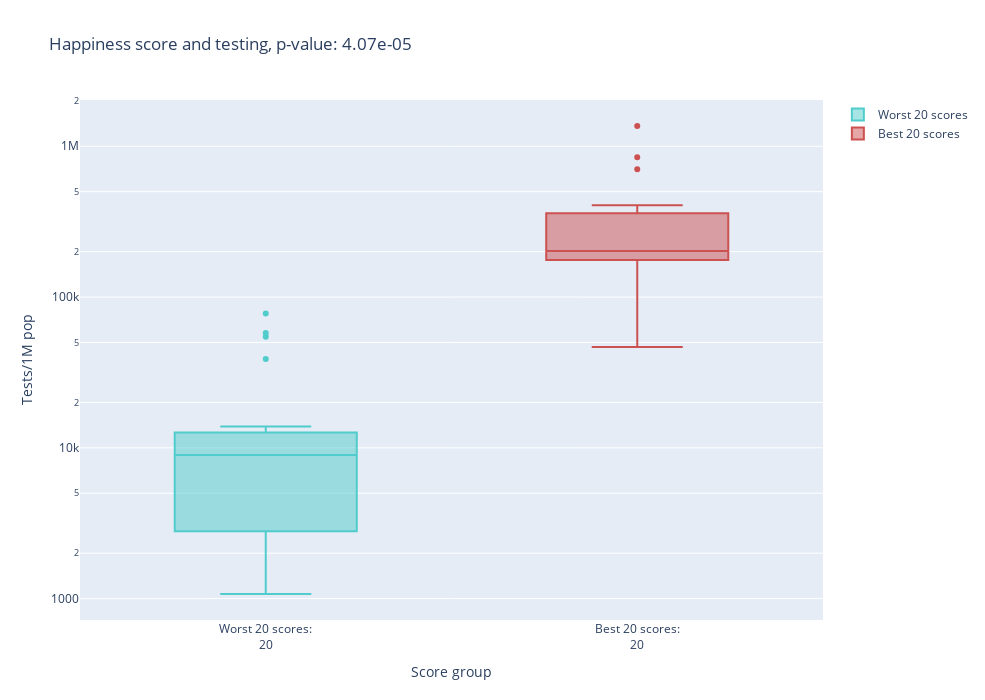
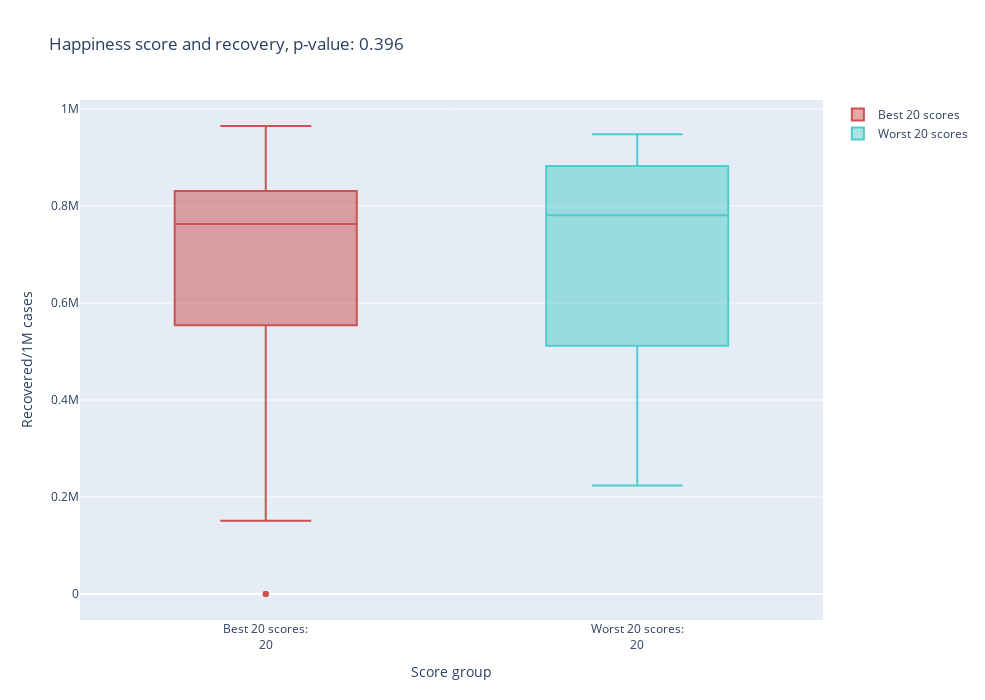
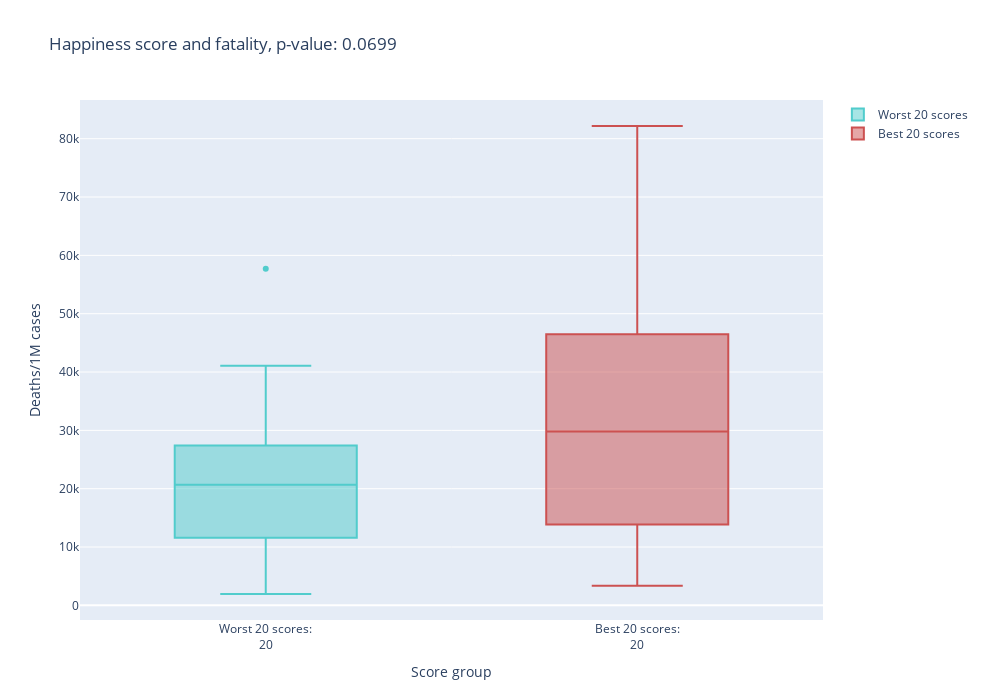

Notebook source saved alongside these figures, in order:
### Code cell
pvals = []
for i in range(len(var_col)):
    fig, p = basic_boxes(df2, "Score group", var_col[i], title= "Happiness score"+titles[i], 
            height=700, width=985, info = "Country/Region", palette=rank_palette)
    pvals.append(p)
    if to_log[i]:
        fig.update_yaxes(type='log')
    fig.show()

### Figure 1 — Plotly figure (JSON) as saved in the notebook; plotly's stock layout.template omitted (floating-point values rounded to 4 significant figures)
{"data": [{"marker": {"color": "rgb(81,204,204)"}, "name": "Worst 20 scores", "text": ["Mali", "Sri Lanka", "Myanmar", "Ukraine", "Ethiopia", "Uganda", "Egypt", "Zambia", "Togo", "India", "Madagascar", "Lesotho", "Burundi", "Zimbabwe", "Haiti", "Botswana", "Malawi", "Rwanda", "Afghanistan", "South Sudan"], "type": "box", "x": ["Worst 20 scores", "Worst 20 scores", "Worst 20 scores", "Worst 20 scores", "Worst 20 scores", "Worst 20 scores", "Worst 20 scores", "Worst 20 scores", "Worst 20 scores", "Worst 20 scores", "Worst 20 scores", "Worst 20 scores", "Worst 20 scores", "Worst 20 scores", "Worst 20 scores", "Worst 20 scores", "Worst 20 scores", "Worst 20 scores", "Worst 20 scores", "Worst 20 scores"], "y": [2762, 13837, 6107, 54559, 11303, 10707, 1313, 8910, 11421, 57810, 2621, 9050, 3132, 10736, 2528, 77875, 2829, 38874, 2868, 1073]}, {"marker": {"color": "rgb(204,81,81)"}, "name": "Best 20 scores", "text": ["Finland", "Denmark", "Norway", "Iceland", "Netherlands", "Switzerland", "Sweden", "New Zealand", "Canada", "Austria", "Australia", "Costa Rica", "Israel", "Luxembourg", "UK", "Ireland", "Germany", "Belgium", "USA", "Czechia"], "type": "box", "x": ["Best 20 scores", "Best 20 scores", "Best 20 scores", "Best 20 scores", "Best 20 scores", "Best 20 scores", "Best 20 scores", "Best 20 scores", "Best 20 scores", "Best 20 scores", "Best 20 scores", "Best 20 scores", "Best 20 scores", "Best 20 scores", "Best 20 scores", "Best 20 scores", "Best 20 scores", "Best 20 scores", "Best 20 scores", "Best 20 scores"], "y": [195620, 704540, 198039, 845519, 151834, 163446, 164248, 196481, 201590, 188281, 304769, 46658, 405963, 1363037, 380495, 251462, 202724, 293269, 338637, 136017]}], "layout": {"height": 700, "title": {"text": "Happiness score and testing, p-value: 4.07e-05"}, "width": 985, "xaxis": {"ticktext": ["Best 20 scores:<br>20", "Worst 20 scores:<br>20"], "tickvals": ["Best 20 scores", "Worst 20 scores"], "title": {"text": "Score group"}}, "yaxis": {"title": {"text": "Tests/1M pop"}, "type": "log"}}}

### Figure 2 — Plotly figure (JSON) as saved in the notebook; plotly's stock layout.template omitted (floating-point values rounded to 4 significant figures)
{"data": [{"marker": {"color": "rgb(204,81,81)"}, "name": "Best 20 scores", "text": ["Finland", "Denmark", "Norway", "Iceland", "Netherlands", "Switzerland", "Sweden", "New Zealand", "Canada", "Austria", "Australia", "Costa Rica", "Israel", "Luxembourg", "UK", "Ireland", "Germany", "Belgium", "USA", "Czechia"], "type": "box", "x": ["Best 20 scores", "Best 20 scores", "Best 20 scores", "Best 20 scores", "Best 20 scores", "Best 20 scores", "Best 20 scores", "Best 20 scores", "Best 20 scores", "Best 20 scores", "Best 20 scores", "Best 20 scores", "Best 20 scores", "Best 20 scores", "Best 20 scores", "Best 20 scores", "Best 20 scores", "Best 20 scores", "Best 20 scores", "Best 20 scores"], "y": [756900.0, 769300.0, 770300.0, 771800.0, 0, 818900.0, 0, 965000.0, 843400.0, 798800.0, 916900.0, 568400.0, 750500.0, 873200.0, 0, 606100.0, 865600.0, 151100.0, 635700.0, 539800.0]}, {"marker": {"color": "rgb(81,204,204)"}, "name": "Worst 20 scores", "text": ["Mali", "Sri Lanka", "Myanmar", "Ukraine", "Ethiopia", "Uganda", "Egypt", "Zambia", "Togo", "India", "Madagascar", "Lesotho", "Burundi", "Zimbabwe", "Haiti", "Botswana", "Malawi", "Rwanda", "Afghanistan", "South Sudan"], "type": "box", "x": ["Worst 20 scores", "Worst 20 scores", "Worst 20 scores", "Worst 20 scores", "Worst 20 scores", "Worst 20 scores", "Worst 20 scores", "Worst 20 scores", "Worst 20 scores", "Worst 20 scores", "Worst 20 scores", "Worst 20 scores", "Worst 20 scores", "Worst 20 scores", "Worst 20 scores", "Worst 20 scores", "Worst 20 scores", "Worst 20 scores", "Worst 20 scores", "Worst 20 scores"], "y": [778300.0, 927700.0, 295400.0, 439800.0, 428200.0, 566400.0, 939000.0, 948100.0, 750800.0, 846900.0, 941500.0, 550200.0, 918300.0, 806200.0, 792100.0, 223800.0, 783700.0, 662800.0, 834000.0, 473200.0]}], "layout": {"height": 700, "title": {"text": "Happiness score and recovery, p-value: 0.396"}, "width": 985, "xaxis": {"ticktext": ["Best 20 scores:<br>20", "Worst 20 scores:<br>20"], "tickvals": ["Best 20 scores", "Worst 20 scores"], "title": {"text": "Score group"}}, "yaxis": {"title": {"text": "Recovered/1M cases"}}}}

### Figure 3 — Plotly figure (JSON) as saved in the notebook; plotly's stock layout.template omitted (floating-point values rounded to 4 significant figures)
{"data": [{"marker": {"color": "rgb(81,204,204)"}, "name": "Worst 20 scores", "text": ["Mali", "Sri Lanka", "Myanmar", "Ukraine", "Ethiopia", "Uganda", "Egypt", "Zambia", "Togo", "India", "Madagascar", "Lesotho", "Burundi", "Zimbabwe", "Haiti", "Botswana", "Malawi", "Rwanda", "Afghanistan", "South Sudan"], "type": "box", "x": ["Worst 20 scores", "Worst 20 scores", "Worst 20 scores", "Worst 20 scores", "Worst 20 scores", "Worst 20 scores", "Worst 20 scores", "Worst 20 scores", "Worst 20 scores", "Worst 20 scores", "Worst 20 scores", "Worst 20 scores", "Worst 20 scores", "Worst 20 scores", "Worst 20 scores", "Worst 20 scores", "Worst 20 scores", "Worst 20 scores", "Worst 20 scores", "Worst 20 scores"], "y": [41080.0, 3701.0, 23640.0, 19240.0, 15480.0, 9147.0, 57690.0, 22140.0, 25890.0, 15500.0, 14060.0, 23170.0, 1946.0, 28900.0, 25940.0, 5044.0, 31070.0, 5958.0, 37190.0, 18340.0]}, {"marker": {"color": "rgb(204,81,81)"}, "name": "Best 20 scores", "text": ["Finland", "Denmark", "Norway", "Iceland", "Netherlands", "Switzerland", "Sweden", "New Zealand", "Canada", "Austria", "Australia", "Costa Rica", "Israel", "Luxembourg", "UK", "Ireland", "Germany", "Belgium", "USA", "Czechia"], "type": "box", "x": ["Best 20 scores", "Best 20 scores", "Best 20 scores", "Best 20 scores", "Best 20 scores", "Best 20 scores", "Best 20 scores", "Best 20 scores", "Best 20 scores", "Best 20 scores", "Best 20 scores", "Best 20 scores", "Best 20 scores", "Best 20 scores", "Best 20 scores", "Best 20 scores", "Best 20 scores", "Best 20 scores", "Best 20 scores", "Best 20 scores"], "y": [32330.0, 21930.0, 18930.0, 3356.0, 46000.0, 37150.0, 62520.0, 13480.0, 56510.0, 16730.0, 32930.0, 12000.0, 6452.0, 14230.0, 82180.0, 46950.0, 31570.0, 77280.0, 28020.0, 9045.0]}], "layout": {"height": 700, "title": {"text": "Happiness score and fatality, p-value: 0.0699"}, "width": 985, "xaxis": {"ticktext": ["Best 20 scores:<br>20", "Worst 20 scores:<br>20"], "tickvals": ["Best 20 scores", "Worst 20 scores"], "title": {"text": "Score group"}}, "yaxis": {"title": {"text": "Deaths/1M cases"}}}}
